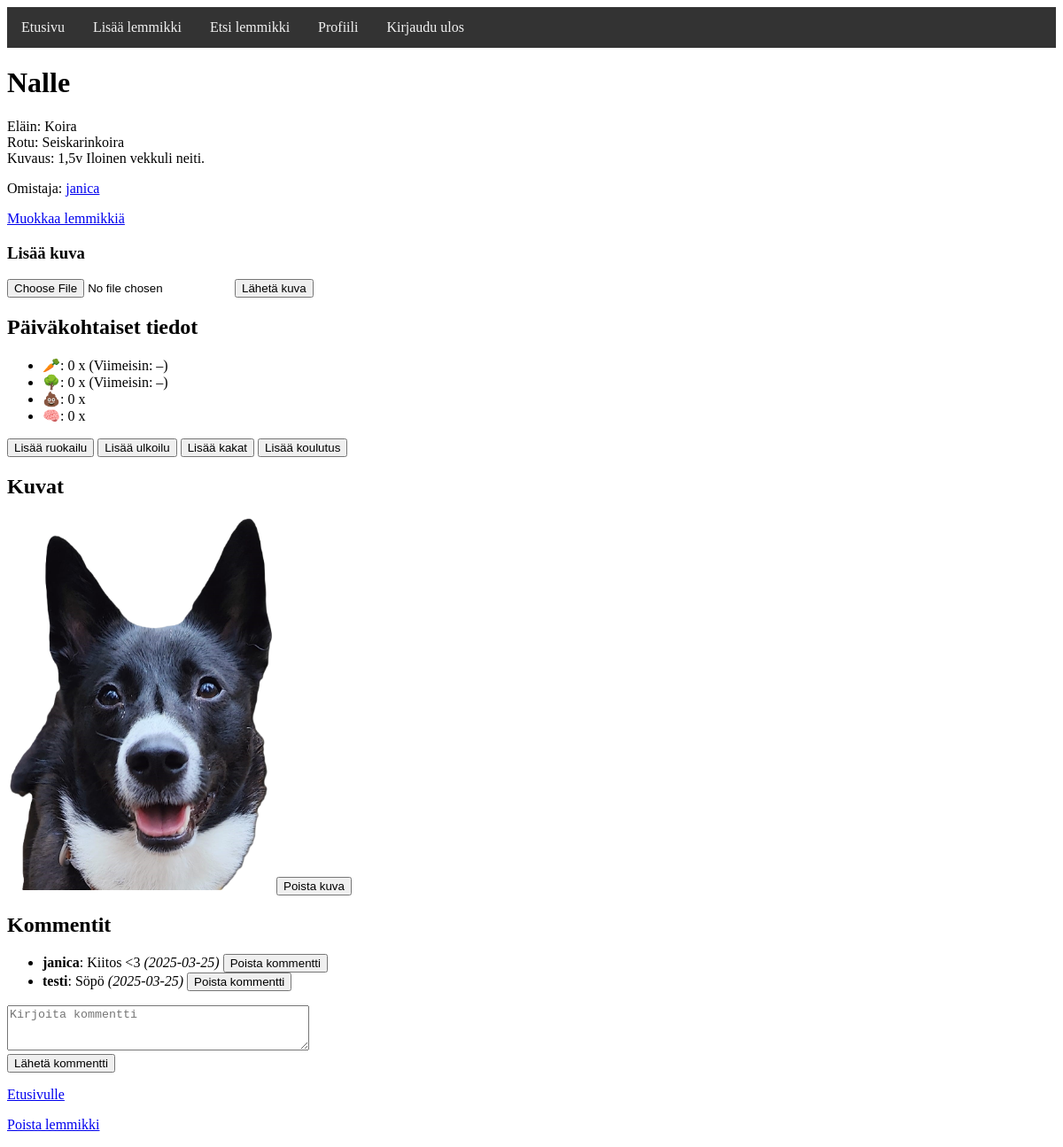
The app's page /pet/4 (signed in) with its own data.
### tables this page shows
CREATE TABLE pets (
    id INTEGER PRIMARY KEY AUTOINCREMENT,
    animal_id INTEGER NOT NULL,
    breed_id INTEGER NOT NULL,
    pet_name TEXT NOT NULL,
    description TEXT, user_id INTEGER REFERENCES users(id),
    FOREIGN KEY (animal_id) REFERENCES animals(id),
    FOREIGN KEY (breed_id) REFERENCES breeds(id)
);

CREATE TABLE animals (
    id INTEGER PRIMARY KEY AUTOINCREMENT,
    name TEXT NOT NULL
);

CREATE TABLE breeds (
    id INTEGER PRIMARY KEY AUTOINCREMENT,
    animal_id INTEGER,
    breed_name TEXT NOT NULL,
    FOREIGN KEY (animal_id) REFERENCES animals(id)
);

CREATE TABLE users (
    id INTEGER PRIMARY KEY,
    username TEXT UNIQUE,
    password_hash TEXT
);

CREATE TABLE animal_actions (
    animal_id INTEGER,
    action_name TEXT,
    FOREIGN KEY (animal_id) REFERENCES animals(id)
);

CREATE TABLE images (
    id INTEGER PRIMARY KEY AUTOINCREMENT,
    pet_id INTEGER NOT NULL,
    filename TEXT NOT NULL,
    FOREIGN KEY (pet_id) REFERENCES pets(id)
);

CREATE TABLE comments (
    id INTEGER PRIMARY KEY AUTOINCREMENT,
    pet_id INTEGER NOT NULL,
    user_id INTEGER NOT NULL,
    content TEXT NOT NULL,
    timestamp DATETIME DEFAULT CURRENT_TIMESTAMP,
    FOREIGN KEY (pet_id) REFERENCES pets(id),
    FOREIGN KEY (user_id) REFERENCES users(id)
);

### app.py (the view)
@app.route("/pet/<int:pet_id>")
def show_pet(pet_id):
    pet_info = pets.get_pet_by_id(pet_id)
    if not pet_info:
        abort(404)
    username = session.get("username")
    is_owner = False
    session_user_id = None
    if username:
        user_id_result = db.query("SELECT id FROM users WHERE username = ?", [username])
        if user_id_result:
            session_user_id = user_id_result[0][0]
            owner_check = db.query("SELECT id FROM pets WHERE id = ? AND user_id = ?", [pet_id, session_user_id])
            is_owner = bool(owner_check)
    sql_logs = """
        SELECT action_name, COUNT(*) AS cnt, MAX(timestamp) AS latest_time
        FROM pet_logs
        WHERE pet_id=? AND DATE(timestamp) = DATE('now')
        GROUP BY action_name
    """
    logs = db.query(sql_logs, [pet_id])
    daily_counts = {}
    for row in logs:
        daily_counts[row["action_name"]] = {
            "cnt": row["cnt"],
            "latest": row["latest_time"][11:16] if row["latest_time"] else "–"
        }
    animal_id = pet_info["animal_id"]
    actions_query = db.query("SELECT action_name FROM animal_actions WHERE animal_id = ?", [animal_id])
    allowed_actions = [row["action_name"] for row in actions_query]
    comments = pets.get_comments_for_pet(pet_id)
    images = pets.get_images_for_pet(pet_id)
    return render_template("pet.html",
                        pet=pet_info,
                        is_owner=is_owner,
                        session_user_id=session_user_id,
                        daily_counts=daily_counts,
                        allowed_actions=allowed_actions,
                        comments=comments,
                        images=images)

### app.py (called while the page is built)
@app.context_processor
def inject_user_id():
    user_id = None
    if "username" in session:
        result = db.query("SELECT id FROM users WHERE username = ?", [session["username"]])
        if result:
            user_id = result[0][0]
    return dict(session_user_id=user_id)

### db.py (called while the page is built)
def get_connection():
    con = sqlite3.connect("database.db")
    con.execute("PRAGMA foreign_keys = ON")
    con.row_factory = sqlite3.Row
    return con

def query(sql, params=[]):
    con = get_connection()
    result = con.execute(sql, params).fetchall()
    con.close()
    return result

def get_images_for_pet(pet_id):
    sql = "SELECT id, filename FROM images WHERE pet_id = ?"
    return query(sql, [pet_id])

### pets.py (called while the page is built)
def get_pet_by_id(pet_id):
    pet = db.query("""
        SELECT p.id, p.pet_name, p.description, p.animal_id,
               b.breed_name, a.name AS animal_name,
               p.user_id, u.username AS owner_username
        FROM pets p
        JOIN breeds b ON p.breed_id = b.id
        JOIN animals a ON p.animal_id = a.id
        JOIN users u ON p.user_id = u.id
        WHERE p.id=?
    """, [pet_id])
    return pet[0] if pet else None

def get_comments_for_pet(pet_id):
    sql = """
        SELECT c.id, c.user_id, c.content, c.timestamp, u.username
        FROM comments c
        JOIN users u ON c.user_id = u.id
        WHERE c.pet_id = ?
        ORDER BY c.timestamp DESC
    """
    return db.query(sql, [pet_id])

def get_images_for_pet(pet_id):
    return db.get_images_for_pet(pet_id)

### templates/pet.html (shortened to what this page needs)
{% extends "base.html" %}
{% block content %}
<h1>{{ pet.pet_name }}</h1>
<p>Eläin: {{ pet.animal_name }}<br>
Rotu: {{ pet.breed_name }}<br>
Kuvaus: {{ pet.description }}</p>
<p>Omistaja: <a href="/user/{{ pet.user_id }}">{{ pet.owner_username }}</a></p>
{% if is_owner %}
    <p><a href="/pet/{{ pet.id }}/edit">Muokkaa lemmikkiä</a></p>
{% endif %}
{% if is_owner %}
<h3>Lisää kuva</h3>
<form action="/pet/{{ pet.id }}/upload_image" method="post" enctype="multipart/form-data">
  <input type="file" name="image" required>
  <button type="submit">Lähetä kuva</button>
</form>
{% endif %}
<h2>Päiväkohtaiset tiedot</h2>
<ul>
  {% if "ruokailu" in allowed_actions %}
    <li>🥕: {{ daily_counts["ruokailu"]["cnt"] if "ruokailu" in daily_counts else 0 }} x
        (Viimeisin: {{ daily_counts["ruokailu"]["latest"] if "ruokailu" in daily_counts else "–" }})</li>
  {% endif %}
  {% if "ulkoilu" in allowed_actions %}
    <li>🌳: {{ daily_counts["ulkoilu"]["cnt"] if "ulkoilu" in daily_counts else 0 }} x
        (Viimeisin: {{ daily_counts["ulkoilu"]["latest"] if "ulkoilu" in daily_counts else "–" }})</li>
  {% endif %}
  {% if "kakat" in allowed_actions %}
    <li>💩: {{ daily_counts["kakat"]["cnt"] if "kakat" in daily_counts else 0 }} x</li>
  {% endif %}
  {% if "koulutus" in allowed_actions %}
    <li>🧠: {{ daily_counts["koulutus"]["cnt"] if "koulutus" in daily_counts else 0 }} x</li>
  {% endif %}
</ul>
{% if is_owner %}
<form action="/pet/{{ pet.id }}/action" method="post">
  {% for action in allowed_actions %}
    <button name="action_name" value="{{ action }}">Lisää {{ action }}</button>
  {% endfor %}
</form>
{% endif %}
<h2>Kuvat</h2>
{% if images %}
  {% for image in images %}
    <div style="margin: 10px 0;">
      <img src="{{ url_for('static', filename='uploads/' ~ image.filename) }}" alt="Kuva" width="300">
      {% if is_owner %}
        <form action="/pet/{{ pet.id }}/delete_image/{{ image.id }}" method="post" style="display:inline;">
          <button type="submit">Poista kuva</button>
        </form>
      {% endif %}
    </div>
  {% endfor %}
{% else %}
  <p>Ei vielä lisättyjä kuvia.</p>
{% endif %}
<h2>Kommentit</h2>
<ul>
  {% for comment in comments %}
    <li>
      <b>{{ comment.username }}</b>: {{ comment.content }}
      <i>({{ comment.timestamp[:10] }})</i>
      {% if session.username and (comment.user_id == session_user_id or is_owner) %}
        <form action="/comment/{{ comment.id }}/delete" method="post" style="display:inline;">
          <button type="submit">Poista kommentti</button>
        </form>
      {% endif %}
    </li>
  {% endfor %}
</ul>
{% if session.username %}
  <form action="/pet/{{ pet.id }}/comment" method="post">
    <textarea name="comment" rows="3" cols="40" maxlength="500" placeholder="Kirjoita kommentti"></textarea><br>
    <button type="submit">Lähetä kommentti</button>
  </form>
{% endif %}
<p><a href="/">Etusivulle</a></p>
{% if is_owner %}
<p><a href="/confirm_delete_pet/{{ pet.id }}">Poista lemmikki<a/></p>
{% endif %}
{% endblock %}

### records on screen
pets: pet_name "Nalle", description "1,5v Iloinen vekkuli neiti."
animals: animal_name "Koira"
breeds: breed_name "Seiskarinkoira"
users: owner_username "janica"
animal_actions: action_name "ruokailu"
animal_actions: action_name "ulkoilu"
animal_actions: action_name "kakat"
animal_actions: action_name "koulutus"
images: filename (picture)
comments: username "janica", content "Kiitos <3", timestamp "2025-03-25"
comments: username "testi", content "Söpö", timestamp "2025-03-25"

### other values on screen
{{ daily_counts["ruokailu"]["cnt"] if "ruokailu" in daily_counts else 0 }} "0"
{{ daily_counts["ulkoilu"]["cnt"] if "ulkoilu" in daily_counts else 0 }} "0"
{{ daily_counts["kakat"]["cnt"] if "kakat" in daily_counts else 0 }} "0"
{{ daily_counts["koulutus"]["cnt"] if "koulutus" in daily_counts else 0 }} "0"
